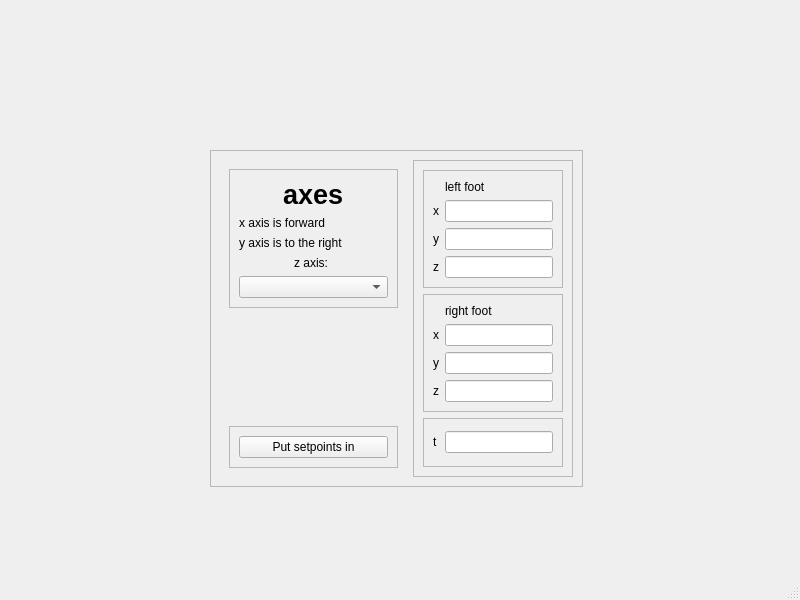
<?xml version="1.0" encoding="UTF-8"?>
<ui version="4.0">
 <class>MainWindow</class>
 <widget class="QMainWindow" name="MainWindow">
  <property name="geometry">
   <rect>
    <x>0</x>
    <y>0</y>
    <width>800</width>
    <height>600</height>
   </rect>
  </property>
  <property name="windowTitle">
   <string>MainWindow</string>
  </property>
  <widget class="QWidget" name="centralwidget">
   <widget class="QFrame" name="container">
    <property name="geometry">
     <rect>
      <x>210</x>
      <y>150</y>
      <width>373</width>
      <height>337</height>
     </rect>
    </property>
    <property name="sizePolicy">
     <sizepolicy hsizetype="Expanding" vsizetype="Expanding">
      <horstretch>0</horstretch>
      <verstretch>0</verstretch>
     </sizepolicy>
    </property>
    <property name="frameShape">
     <enum>QFrame::StyledPanel</enum>
    </property>
    <property name="frameShadow">
     <enum>QFrame::Raised</enum>
    </property>
    <layout class="QGridLayout" name="gridLayout_3">
     <item row="0" column="1">
      <widget class="QFrame" name="SetpointInputFrame">
       <property name="frameShape">
        <enum>QFrame::StyledPanel</enum>
       </property>
       <property name="frameShadow">
        <enum>QFrame::Raised</enum>
       </property>
       <layout class="QGridLayout" name="gridLayout_5">
        <item row="0" column="0">
         <widget class="QFrame" name="LeftFootInputFrame">
          <property name="frameShape">
           <enum>QFrame::StyledPanel</enum>
          </property>
          <property name="frameShadow">
           <enum>QFrame::Raised</enum>
          </property>
          <layout class="QGridLayout" name="gridLayout_6">
           <item row="1" column="0">
            <widget class="QLabel" name="AxisLabelLeftX">
             <property name="text">
              <string>x</string>
             </property>
            </widget>
           </item>
           <item row="2" column="0">
            <widget class="QLabel" name="AxisLabelLeftY">
             <property name="text">
              <string>y</string>
             </property>
            </widget>
           </item>
           <item row="1" column="1">
            <widget class="QLineEdit" name="desired_left_x_input">
             <property name="sizePolicy">
              <sizepolicy hsizetype="Maximum" vsizetype="Fixed">
               <horstretch>0</horstretch>
               <verstretch>0</verstretch>
              </sizepolicy>
             </property>
             <property name="toolTip">
              <string>&lt;html&gt;&lt;head/&gt;&lt;body&gt;&lt;p&gt;&lt;br/&gt;&lt;/p&gt;&lt;/body&gt;&lt;/html&gt;</string>
             </property>
            </widget>
           </item>
           <item row="3" column="0">
            <widget class="QLabel" name="AxisLabelLeftZ">
             <property name="text">
              <string>z</string>
             </property>
            </widget>
           </item>
           <item row="2" column="1">
            <widget class="QLineEdit" name="desired_left_y_input">
             <property name="sizePolicy">
              <sizepolicy hsizetype="Maximum" vsizetype="Fixed">
               <horstretch>0</horstretch>
               <verstretch>0</verstretch>
              </sizepolicy>
             </property>
            </widget>
           </item>
           <item row="0" column="1">
            <widget class="QLabel" name="LeftFootLabel">
             <property name="text">
              <string>left foot</string>
             </property>
            </widget>
           </item>
           <item row="3" column="1">
            <widget class="QLineEdit" name="desired_left_z_input">
             <property name="sizePolicy">
              <sizepolicy hsizetype="Maximum" vsizetype="Fixed">
               <horstretch>0</horstretch>
               <verstretch>0</verstretch>
              </sizepolicy>
             </property>
            </widget>
           </item>
          </layout>
         </widget>
        </item>
        <item row="1" column="0">
         <widget class="QFrame" name="right">
          <property name="frameShape">
           <enum>QFrame::StyledPanel</enum>
          </property>
          <property name="frameShadow">
           <enum>QFrame::Raised</enum>
          </property>
          <layout class="QGridLayout" name="gridLayout_9">
           <item row="4" column="0">
            <widget class="QLabel" name="AxisLabelRightZ">
             <property name="text">
              <string>z</string>
             </property>
            </widget>
           </item>
           <item row="4" column="1">
            <widget class="QLineEdit" name="desired_right_z_input">
             <property name="sizePolicy">
              <sizepolicy hsizetype="Maximum" vsizetype="Fixed">
               <horstretch>0</horstretch>
               <verstretch>0</verstretch>
              </sizepolicy>
             </property>
            </widget>
           </item>
           <item row="2" column="1">
            <widget class="QLineEdit" name="desired_right_x_input">
             <property name="sizePolicy">
              <sizepolicy hsizetype="Maximum" vsizetype="Fixed">
               <horstretch>0</horstretch>
               <verstretch>0</verstretch>
              </sizepolicy>
             </property>
             <property name="toolTip">
              <string>&lt;html&gt;&lt;head/&gt;&lt;body&gt;&lt;p&gt;&lt;br/&gt;&lt;/p&gt;&lt;/body&gt;&lt;/html&gt;</string>
             </property>
            </widget>
           </item>
           <item row="2" column="0">
            <widget class="QLabel" name="AxisLabelRightX">
             <property name="text">
              <string>x</string>
             </property>
            </widget>
           </item>
           <item row="3" column="1">
            <widget class="QLineEdit" name="desired_right_y_input">
             <property name="sizePolicy">
              <sizepolicy hsizetype="Maximum" vsizetype="Fixed">
               <horstretch>0</horstretch>
               <verstretch>0</verstretch>
              </sizepolicy>
             </property>
            </widget>
           </item>
           <item row="1" column="1">
            <widget class="QLabel" name="foot_label_right">
             <property name="text">
              <string>right foot</string>
             </property>
            </widget>
           </item>
           <item row="3" column="0">
            <widget class="QLabel" name="AxisLabelRightY">
             <property name="text">
              <string>y</string>
             </property>
            </widget>
           </item>
          </layout>
         </widget>
        </item>
        <item row="3" column="0">
         <widget class="QFrame" name="TimeInputFrame">
          <property name="frameShape">
           <enum>QFrame::StyledPanel</enum>
          </property>
          <property name="frameShadow">
           <enum>QFrame::Raised</enum>
          </property>
          <layout class="QGridLayout" name="gridLayout_10">
           <item row="1" column="0">
            <widget class="QLabel" name="AxislabelT">
             <property name="text">
              <string>t</string>
             </property>
            </widget>
           </item>
           <item row="1" column="1">
            <widget class="QLineEdit" name="time_input">
             <property name="sizePolicy">
              <sizepolicy hsizetype="Maximum" vsizetype="Fixed">
               <horstretch>0</horstretch>
               <verstretch>0</verstretch>
              </sizepolicy>
             </property>
             <property name="toolTip">
              <string>&lt;html&gt;&lt;head/&gt;&lt;body&gt;&lt;p&gt;&lt;br/&gt;&lt;/p&gt;&lt;/body&gt;&lt;/html&gt;</string>
             </property>
            </widget>
           </item>
          </layout>
         </widget>
        </item>
       </layout>
      </widget>
     </item>
     <item row="0" column="0">
      <widget class="QFrame" name="LeftVerticalFrame">
       <property name="sizePolicy">
        <sizepolicy hsizetype="Preferred" vsizetype="Preferred">
         <horstretch>0</horstretch>
         <verstretch>0</verstretch>
        </sizepolicy>
       </property>
       <layout class="QVBoxLayout">
        <item>
         <widget class="QFrame" name="AxisExplanationFrame">
          <property name="frameShape">
           <enum>QFrame::StyledPanel</enum>
          </property>
          <property name="frameShadow">
           <enum>QFrame::Raised</enum>
          </property>
          <layout class="QGridLayout" name="gridLayout_12">
           <item row="0" column="0" alignment="Qt::AlignHCenter|Qt::AlignTop">
            <widget class="QLabel" name="label">
             <property name="sizePolicy">
              <sizepolicy hsizetype="Preferred" vsizetype="Fixed">
               <horstretch>0</horstretch>
               <verstretch>0</verstretch>
              </sizepolicy>
             </property>
             <property name="frameShadow">
              <enum>QFrame::Raised</enum>
             </property>
             <property name="lineWidth">
              <number>1</number>
             </property>
             <property name="midLineWidth">
              <number>1</number>
             </property>
             <property name="text">
              <string>&lt;html&gt;&lt;head/&gt;&lt;body&gt;&lt;p&gt;&lt;span style=&quot; font-size:20pt; font-weight:600;&quot;&gt;axes&lt;/span&gt;&lt;/p&gt;&lt;/body&gt;&lt;/html&gt;</string>
             </property>
             <property name="indent">
              <number>0</number>
             </property>
            </widget>
           </item>
           <item row="4" column="0">
            <widget class="QComboBox" name="z_axis_combo_box"/>
           </item>
           <item row="2" column="0">
            <widget class="QLabel" name="YAxisExplanationLabel">
             <property name="sizePolicy">
              <sizepolicy hsizetype="Minimum" vsizetype="Fixed">
               <horstretch>0</horstretch>
               <verstretch>0</verstretch>
              </sizepolicy>
             </property>
             <property name="text">
              <string>y axis is to the right</string>
             </property>
            </widget>
           </item>
           <item row="1" column="0">
            <widget class="QLabel" name="XAxisExplanationLabel">
             <property name="sizePolicy">
              <sizepolicy hsizetype="Minimum" vsizetype="Fixed">
               <horstretch>0</horstretch>
               <verstretch>0</verstretch>
              </sizepolicy>
             </property>
             <property name="text">
              <string>x axis is forward</string>
             </property>
            </widget>
           </item>
           <item row="3" column="0" alignment="Qt::AlignHCenter">
            <widget class="QLabel" name="ZAxisExplanationLabel">
             <property name="sizePolicy">
              <sizepolicy hsizetype="Minimum" vsizetype="Fixed">
               <horstretch>0</horstretch>
               <verstretch>0</verstretch>
              </sizepolicy>
             </property>
             <property name="text">
              <string>z axis: </string>
             </property>
            </widget>
           </item>
          </layout>
         </widget>
        </item>
        <item>
         <spacer name="verticalSpacer">
          <property name="orientation">
           <enum>Qt::Vertical</enum>
          </property>
          <property name="sizeHint" stdset="0">
           <size>
            <width>20</width>
            <height>40</height>
           </size>
          </property>
         </spacer>
        </item>
        <item>
         <widget class="QFrame" name="SetSetpointsFrame">
          <property name="sizePolicy">
           <sizepolicy hsizetype="Expanding" vsizetype="Maximum">
            <horstretch>0</horstretch>
            <verstretch>0</verstretch>
           </sizepolicy>
          </property>
          <property name="frameShape">
           <enum>QFrame::StyledPanel</enum>
          </property>
          <property name="frameShadow">
           <enum>QFrame::Raised</enum>
          </property>
          <layout class="QGridLayout" name="gridLayout_11">
           <item row="0" column="0">
            <widget class="QPushButton" name="create_inverse_kinematics_setpoints_button">
             <property name="sizePolicy">
              <sizepolicy hsizetype="Expanding" vsizetype="Fixed">
               <horstretch>0</horstretch>
               <verstretch>0</verstretch>
              </sizepolicy>
             </property>
             <property name="text">
              <string>Put setpoints in</string>
             </property>
            </widget>
           </item>
          </layout>
         </widget>
        </item>
       </layout>
      </widget>
     </item>
    </layout>
   </widget>
  </widget>
  <widget class="QStatusBar" name="statusbar"/>
 </widget>
 <resources/>
 <connections/>
</ui>
